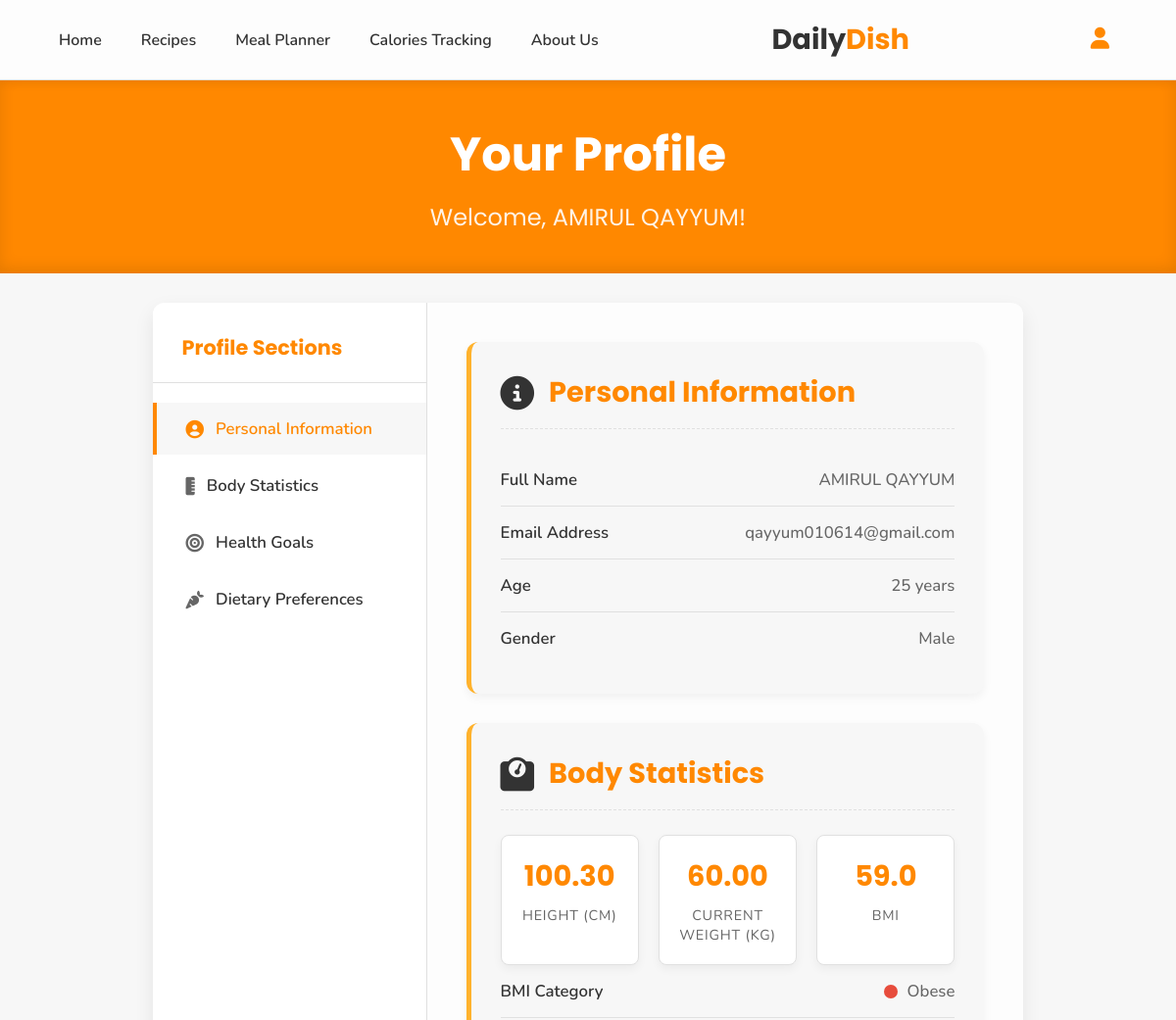
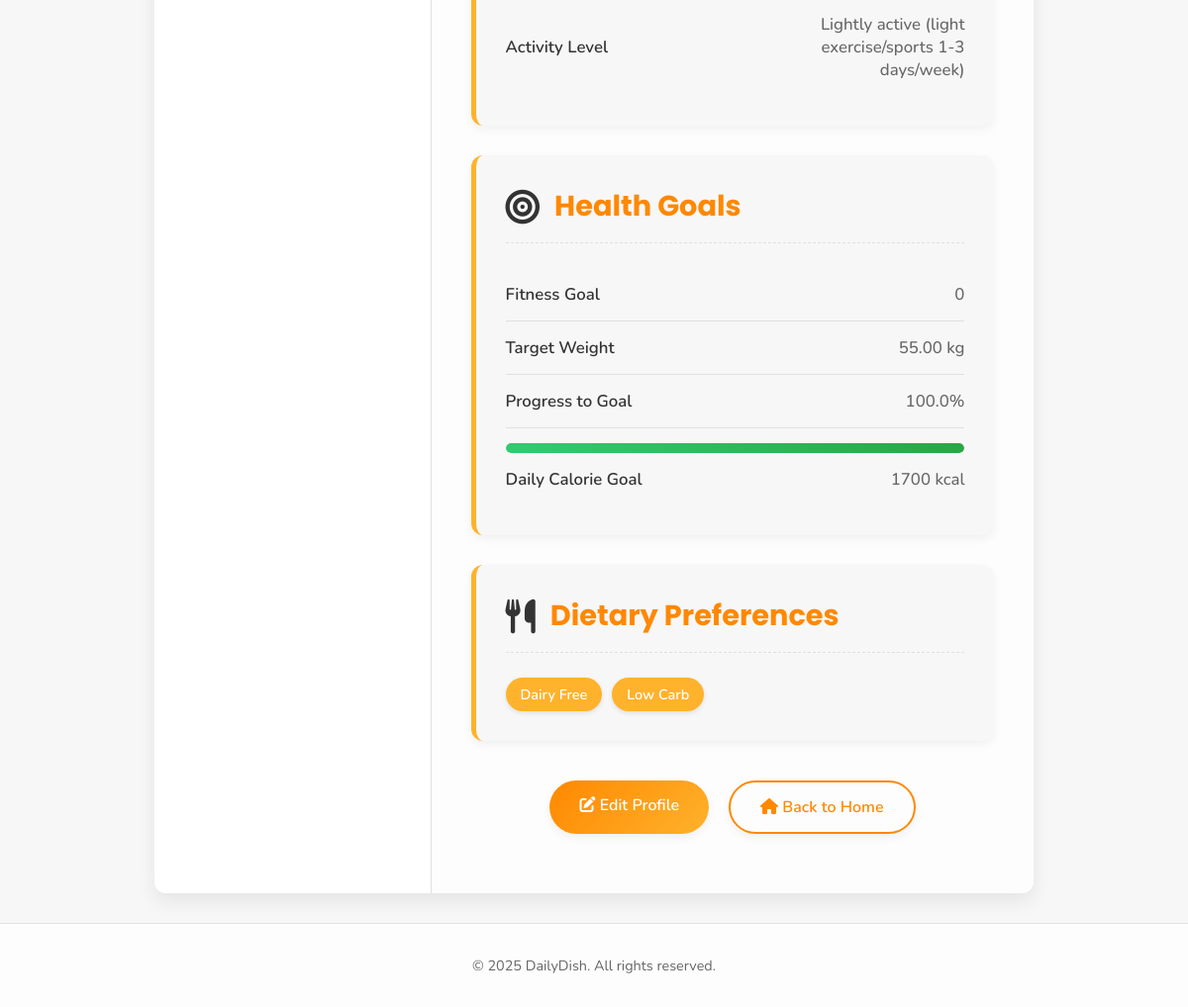
The app's page /profile.php (signed in) with its own data (2 pictures, top to bottom).
### tables this page shows
CREATE TABLE `user` (
  `userid` int NOT NULL,
  `name` varchar(100) DEFAULT NULL,
  `email` varchar(100) DEFAULT NULL,
  `password` varchar(255) DEFAULT NULL,
  `has_completed_preferences` tinyint(1) NOT NULL DEFAULT '0'
);

CREATE TABLE `user_profile` (
  `profileid` int NOT NULL,
  `userid` int NOT NULL,
  `height` decimal(5,2) NOT NULL,
  `current_weight` decimal(5,2) NOT NULL,
  `target_weight` decimal(5,2) DEFAULT NULL,
  `age` int NOT NULL,
  `gender` varchar(10) NOT NULL,
  `dietary_restrictions` varchar(255) DEFAULT NULL,
  `fitness_goal` varchar(50) NOT NULL,
  `activity_level` int NOT NULL DEFAULT '3',
  `bmi` decimal(5,2) DEFAULT NULL,
  `daily_calories` int DEFAULT NULL,
  `created_at` timestamp NOT NULL DEFAULT CURRENT_TIMESTAMP,
  `updated_at` timestamp NOT NULL DEFAULT CURRENT_TIMESTAMP ON UPDATE CURRENT_TIMESTAMP
);

### profile.php (the view, shortened to what this page needs)
<?php
include 'php/db.php';
$userId = $_SESSION['user_id'];
$userSql = "SELECT name, email FROM user WHERE userid = ?";
$stmt = $conn->prepare($userSql);
$stmt->bind_param("i", $userId);
$stmt->execute();
$userResult = $stmt->get_result();
$userData = $userResult->fetch_assoc();
$profileSql = "SELECT height, current_weight, target_weight, age, gender, dietary_restrictions, fitness_goal, activity_level, bmi, daily_calories FROM user_profile WHERE userid = ?";
$stmt = $conn->prepare($profileSql);
$stmt->bind_param("i", $userId);
$stmt->execute();
$profileResult = $stmt->get_result();
$profileData = $profileResult->fetch_assoc();
function formatDietaryRestrictions($restrictions) {
    $restrictionMap = [
        'vegan' => 'Vegan',
        'vegetarian' => 'Vegetarian',
        'gluten_free' => 'Gluten Free',
        'dairy_free' => 'Dairy Free',
        'low_carb' => 'Low Carb',
        'low_fat' => 'Low Fat',
        'halal' => 'Halal',
        'kosher' => 'Kosher'
    ];
    $restrictionList = explode(',', $restrictions);
    $formatted = [];
    foreach ($restrictionList as $restriction) {
        $restriction = trim($restriction);
        if (!empty($restriction)) {
             $formatted[] = isset($restrictionMap[$restriction]) ? $restrictionMap[$restriction] : ucfirst(str_replace('_', ' ', $restriction));
        }
    }
    return $formatted;
}
function getActivityLevelDescription($level) {
    $levels = [
        1 => 'Sedentary (little or no exercise)',
        2 => 'Lightly active (light exercise/sports 1-3 days/week)',
        3 => 'Moderately active (moderate exercise/sports 3-5 days/week)',
        4 => 'Very active (hard exercise/sports 6-7 days a week)',
        5 => 'Extra active (very hard exercise/sports & physical job)'
    ];
    return isset($levels[$level]) ? $levels[$level] : 'Unknown';
}
function getBMICategory($bmi) {
    return ['category' => 'Obese', 'color' => '#e74c3c'];
}
?>
<!DOCTYPE html>
<html lang="en">
<head>
    <link rel="stylesheet" href="https://cdnjs.cloudflare.com/ajax/libs/font-awesome/6.5.0/css/all.min.css">
</head>
<body>
    <nav class="navbar">
        <div class="nav-links">
            <a href="index.php">Home</a>
            <a href="recipe.php">Recipes</a>
            <a href="mealplanner.php">Meal Planner</a>
            <a href="php/calories_tracking.php">Calories Tracking</a>
            <a href="about.php">About Us</a>
        </div>
        <div class="logo">Daily<span>Dish</span></div>
        <div class="nav-icon" id="profileIcon">
            <i class="fa-solid fa-user"></i>
        </div>
    </nav>
    <div class="page-header">
        <h1>Your Profile</h1>
        <?php if ($userData): ?>
            <div class="user-name">Welcome, <?php echo htmlspecialchars($userData['name']); ?>!</div>
        <?php endif; ?>
    </div>
    <div class="profile-wrapper">
        <div class="sidebar">
            <h3>Profile Sections</h3>
            <ul class="sidebar-nav">
                <li><a href="#personal-info" class="sidebar-link active"><i class="fas fa-user-circle"></i> Personal Information</a></li>
                <li><a href="#body-stats" class="sidebar-link"><i class="fas fa-ruler-vertical"></i> Body Statistics</a></li>
                <li><a href="#health-goals" class="sidebar-link"><i class="fas fa-bullseye"></i> Health Goals</a></li>
                <?php
                $dietaryRestrictions = ($profileData && !empty($profileData['dietary_restrictions'])) ? formatDietaryRestrictions($profileData['dietary_restrictions']) : [];
                if ($profileData || !empty($dietaryRestrictions)):
                ?>
                <li><a href="#dietary-prefs" class="sidebar-link"><i class="fas fa-carrot"></i> Dietary Preferences</a></li>
                <?php endif; ?>
            </ul>
        </div>
        <div class="profile-content-area">
            <?php if ($userData): ?>
                <div id="personal-info" class="profile-section">
                    <h2><i class="fas fa-info-circle"></i> Personal Information</h2>
                    <div class="info-item">
                        <span class="info-label">Full Name</span>
                        <span class="info-value"><?php echo htmlspecialchars($userData['name']); ?></span>
                    </div>
                    <div class="info-item">
                        <span class="info-label">Email Address</span>
                        <span class="info-value"><?php echo htmlspecialchars($userData['email']); ?></span>
                    </div>
                    <?php if ($profileData): ?>
                        <div class="info-item">
                            <span class="info-label">Age</span>
                            <span class="info-value"><?php echo htmlspecialchars($profileData['age'] ?? 'N/A'); ?> years</span>
                        </div>
                        <div class="info-item">
                            <span class="info-label">Gender</span>
                            <span class="info-value"><?php echo htmlspecialchars(ucfirst($profileData['gender'] ?? 'N/A')); ?></span>
                        </div>
                    <?php else: ?>
                        <p class="no-data-inline">No additional personal details found. Please complete your profile.</p>
                    <?php endif; ?>
                </div>
                <?php if ($profileData): ?>
                    <div id="body-stats" class="profile-section">
                        <h2><i class="fas fa-weight-scale"></i> Body Statistics</h2>
                        <div class="stats-grid">
                            <div class="stat-box">
                                <div class="stat-value"><?php echo htmlspecialchars($profileData['height'] ?? 'N/A'); ?></div>
                                <div class="stat-label">Height (cm)</div>
                            </div>
                            <div class="stat-box">
                                <div class="stat-value"><?php echo htmlspecialchars($profileData['current_weight'] ?? 'N/A'); ?></div>
                                <div class="stat-label">Current Weight (kg)</div>
                            </div>
                            <?php if ($profileData['bmi'] !== null && $profileData['bmi'] !== ''): ?>
                                <?php $bmiInfo = getBMICategory($profileData['bmi']); ?>
                                <div class="stat-box">
                                    <div class="stat-value"><?php echo htmlspecialchars(number_format((float)$profileData['bmi'], 1)); ?></div>
                                    <div class="stat-label">BMI</div>
                                </div>
                            <?php endif; ?>
                        </div>
                        <?php if ($profileData['bmi'] !== null && $profileData['bmi'] !== ''): ?>
                            <div class="info-item">
                                <span class="info-label">BMI Category</span>
                                <span class="info-value bmi-indicator">
                                    <span class="bmi-dot" style="background-color: <?php echo htmlspecialchars($bmiInfo['color']); ?>"></span>
                                    <?php echo htmlspecialchars($bmiInfo['category']); ?>
                                </span>
                            </div>
                        <?php endif; ?>
                        <div class="info-item">
                            <span class="info-label">Activity Level</span>
                            <span class="info-value"><?php echo htmlspecialchars(getActivityLevelDescription($profileData['activity_level'] ?? 0)); ?></span>
                        </div>
                    </div>
                    <div id="health-goals" class="profile-section">
                        <h2><i class="fas fa-bullseye"></i> Health Goals</h2>
                        <div class="info-item">
                            <span class="info-label">Fitness Goal</span>
                            <span class="info-value"><?php echo htmlspecialchars(str_replace('_', ' ', ucwords($profileData['fitness_goal'] ?? 'N/A', '_'))); ?></span>
                        </div>
                        <?php
                        $currentWeight = $profileData['current_weight'];
                        $targetWeight = $profileData['target_weight'];
                        $progressPercent = 0;
                        $showProgressBar = false;
                        if ($targetWeight !== null && $targetWeight > 0 && $currentWeight !== null && $currentWeight > 0) {
                            $showProgressBar = true;
                            if ($profileData['fitness_goal'] == 'weight_loss') {
                                if ($currentWeight <= $targetWeight) {
                                    $progressPercent = 100;
                                } else {
                                    $fixedMaxDifference = 50;
                                    $barStartWeight = $targetWeight + $fixedMaxDifference;
                                    if ($currentWeight > $barStartWeight) {
                                        $barStartWeight = $currentWeight;
                                    }
                                    $totalJourneyLength = $barStartWeight - $targetWeight;
                                    $currentProgressLength = $barStartWeight - $currentWeight;
                                    if ($totalJourneyLength > 0) {
                                        $progressPercent = ($currentProgressLength / $totalJourneyLength) * 100;
                                    } else {
                                        $progressPercent = 100;
                                    }
                                }
                            } else {
                                $progressPercent = 100;
                            }
                            $progressPercent = max(0, min(100, $progressPercent));
                        }
                        ?>
                        <div class="info-item">
                            <span class="info-label">Target Weight</span>
                            <span class="info-value"><?php echo htmlspecialchars($targetWeight ?? 'N/A'); ?> kg</span>
                        </div>
                        <?php if ($showProgressBar): ?>
                            <div class="info-item">
                                <span class="info-label">Progress to Goal</span>
                                <span class="info-value"><?php echo number_format($progressPercent, 1); ?>%</span>
                            </div>
                            <div class="progress-bar">
                                <div class="progress-fill" style="width: <?php echo $progressPercent; ?>%"></div>
                            </div>
                        <?php else: ?>
                            <p class="no-data-inline">No target weight or progress data available.</p>
                        <?php endif; ?>
                        <?php
                        $dailyCaloriesGoal = $profileData['daily_calories'] ?? null;
                        ?>
                        <div class="info-item">
                            <span class="info-label">Daily Calorie Goal</span>
                            <span class="info-value"><?php echo htmlspecialchars($dailyCaloriesGoal); ?> kcal</span>
                        </div>
                    </div>
                    <?php
                    $dietaryRestrictions = formatDietaryRestrictions($profileData['dietary_restrictions'] ?? '');
                    if (!empty($dietaryRestrictions)):
                    ?>
                        <div id="dietary-prefs" class="profile-section">
                            <h2><i class="fas fa-utensils"></i> Dietary Preferences</h2>
                            <div class="dietary-tags">
                                <?php
                                foreach ($dietaryRestrictions as $restriction) {
                                    echo '<span class="dietary-tag">' . htmlspecialchars($restriction) . '</span>';
                                }
                                ?>
                            </div>
                        </div>
                    <?php endif; ?>
                <?php endif; ?>
                <div class="action-buttons">
                    <a href="php/edit_profile.php" class="btn btn-primary"><i class="fas fa-edit"></i> Edit Profile</a>
                    <a href="index.php" class="btn btn-secondary"><i class="fas fa-home"></i> Back to Home</a>
                </div>
            <?php endif; ?>
        </div>
    </div>
    <footer>
        &copy; <?= date('Y') ?> DailyDish. All rights reserved.
    </footer>
</body>
</html>

### records on screen
user: name "AMIRUL QAYYUM", email "qayyum010614@gmail.com"
user_profile: age "25", gender "Male", height "100.30", current_weight "60.00", bmi "59.0", bmi "Obese", activity_level "Lightly active (light exercise/sports 1-3 days/week)", fitness_goal "0", target_weight "55.00", fitness_goal "100.0", daily_calories "1700", dietary_restrictions "Dairy Free", dietary_restrictions "Low Carb"
